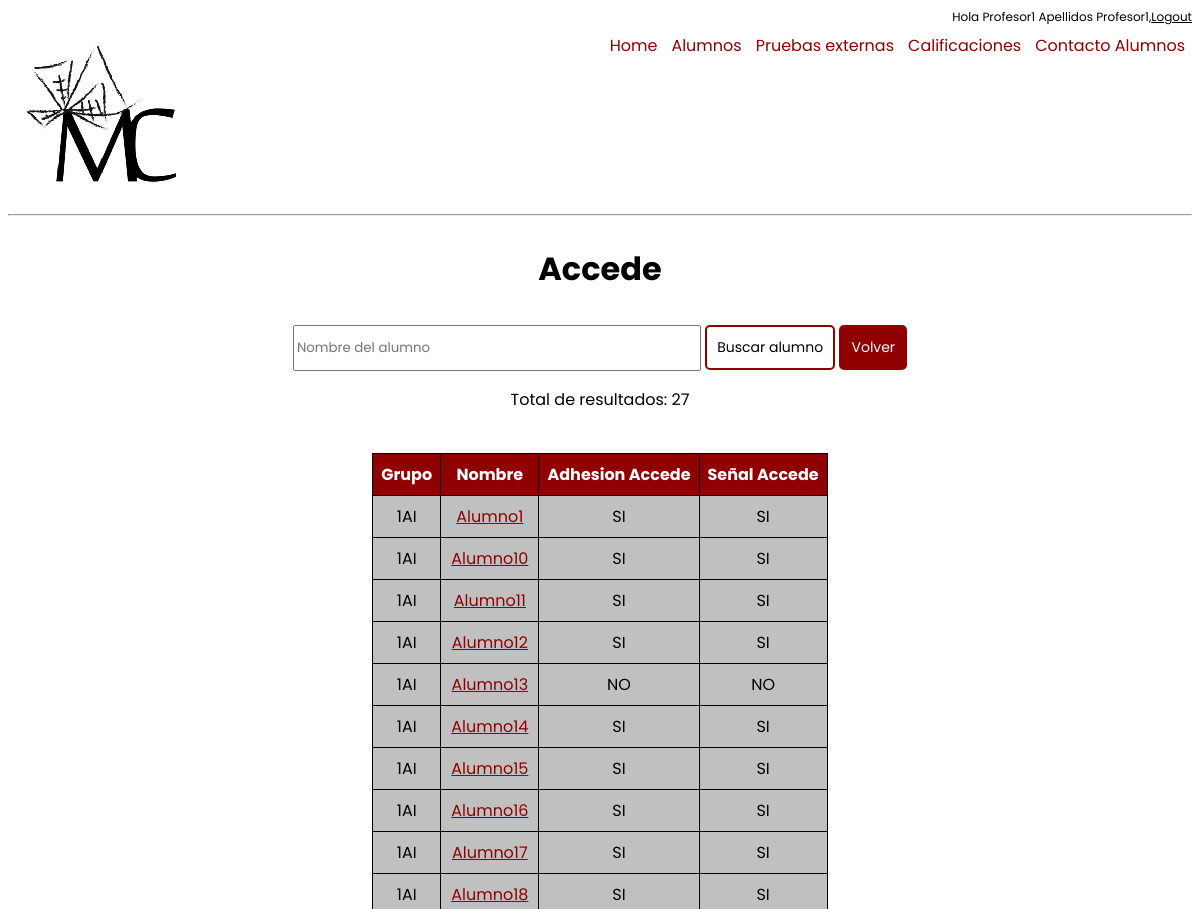
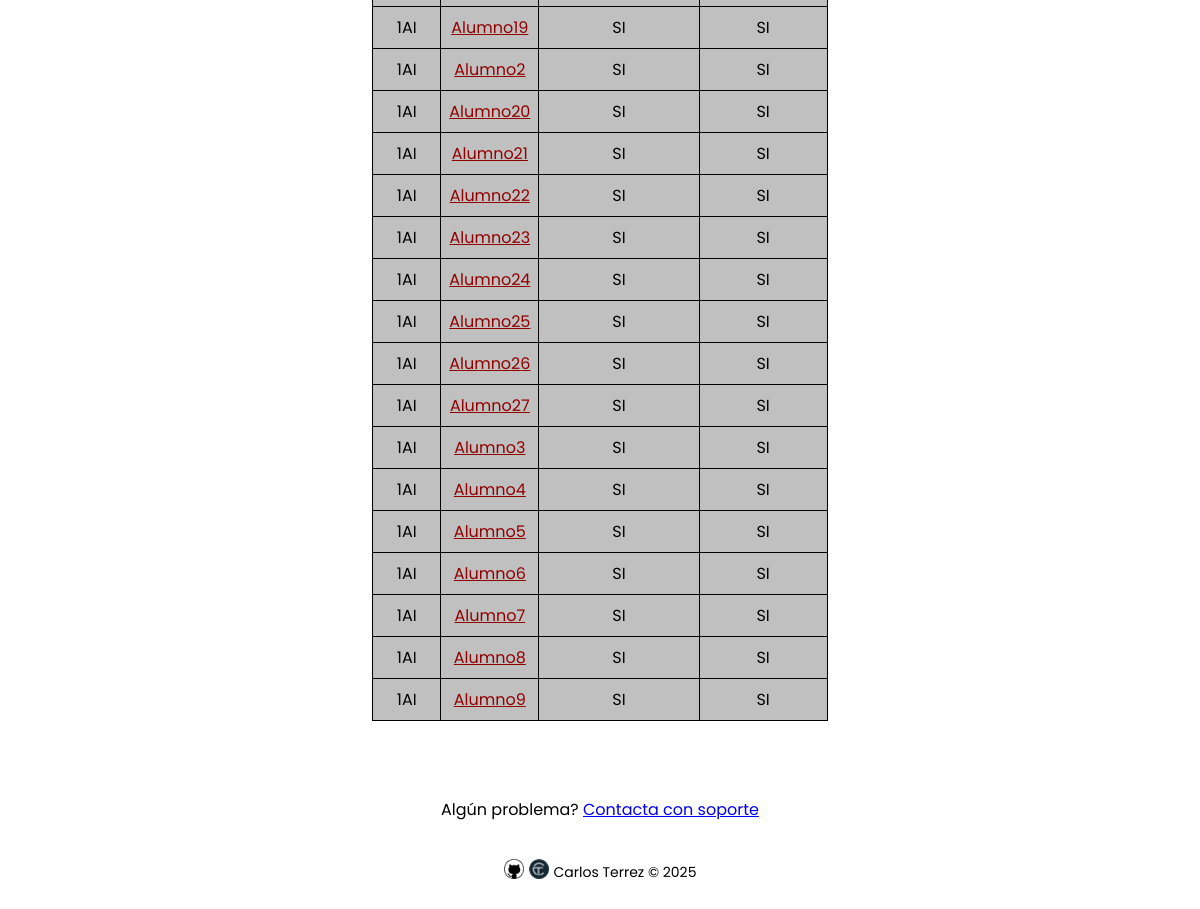
Screenshot of /accede/ (signed in) with the database file from the repository (2 pictures, top to bottom).
### core/models.py (models this page shows, shortened)
class User(AbstractBaseUser, PermissionsMixin):
    name = models.CharField(
        gettext_lazy("first_name"), max_length=30, blank=False, null=False
    )
    lastname = models.CharField(
        gettext_lazy("last_name"), max_length=30, blank=False, null=False
    )
    alumns_group = models.CharField(
        gettext_lazy("alumns_group"), choices=GROUP_CHOICES, max_length=10, blank=True, null=True
    )
    email = models.EmailField(gettext_lazy("email_address"), unique=True)
    date_joined = models.DateTimeField(gettext_lazy("date_joined"), auto_now_add=True)
    uuid = models.UUIDField(unique=True, default=uuid.uuid4, editable=False)
    is_staff = models.BooleanField(
        gettext_lazy("staff status"),
        default=False,
        help_text=gettext_lazy(
            "Designates wheter the user can log into this admin site."
        ),
    )
    is_active = models.BooleanField(gettext_lazy("active"), default=True)
    objects = UserManager()
    USERNAME_FIELD = "email"
    REQUIRED_FIELDS = ["name", "lastname"]
    class Meta:
        verbose_name = gettext_lazy("user")
        verbose_name_plural = gettext_lazy("users")
    @property
    def full_name(self):
        full_name = f"{self.name} {self.lastname}"
        return full_name.strip()
    def __str__(self):
        return self.full_name

class Alumn(models.Model):
    Grupo = models.CharField(choices=GROUP_CHOICES, max_length=3, blank=False)
    Nombre = models.CharField(max_length=200, blank=False, null=False)
    Fotografia = models.URLField(max_length=200, blank=True, null = True)
    gender_choices = [
        ("H", "Hombre"),
        ("M", "Mujer"),
        ("NA", "Sin especificar"),
    ]
    Sexo = models.CharField(choices=gender_choices, max_length=2, blank=False)
    Tutor_a = models.ForeignKey(settings.AUTH_USER_MODEL, null = False, blank=False, on_delete=models.DO_NOTHING)
    Observaciones = models.TextField(max_length=300, blank=True, null=True)
    external_tests_choices = [
        ("PET", "PET"),
        ("KET", "KET"),
        ("None", "None"),
    ]
    PET_KET = models.CharField(choices=external_tests_choices, max_length=4, blank=True, default="")
    Calificaciones = models.JSONField(default=dict, blank=True, null=True)
    Telefono_contacto_padre = models.PositiveIntegerField(blank=True, null=True)
    Nombre_padre = models.CharField(max_length=30, blank=True, null=True)
    Email_padre = models.EmailField(blank=True, null=True)
    Telefono_contacto_madre = models.PositiveIntegerField(blank=True, null=True)
    Nombre_madre = models.CharField(max_length=30, blank=True, null=True)
    Email_madre = models.EmailField(blank=True, null=True)
    Personas_autorizadas_recogida = models.TextField(max_length=300, blank=True, null=True)
    comedor_choices = [
        ("SI", "SI"),
        ("NO", "NO"),
    ]
    Comedor = models.CharField(choices=comedor_choices, max_length=2, blank=False)
    Alergias = models.TextField(max_length=300, blank=True, null=True)
    IBAN = models.CharField(max_length=24, blank=True, null=True)
    Titular_cuenta = models.CharField(max_length=30, blank=True, null=True)
    Beca_comedor = models.CharField(choices=comedor_choices, max_length=2, blank=False)
    Pagos_pendientes = models.CharField(max_length=200, blank=True, null=True)
    accede_choices = [
        ("SI", "SI"),
        ("NO", "NO"),
    ]
    Adhesion_Accede = models.CharField(choices=accede_choices, max_length=2, blank=False)
    Senal_Accede = models.CharField(choices=accede_choices, max_length=2, blank=False)
    class Meta:
        ordering = ["Grupo", "Nombre"]

### core/views.py (the view)
# urls.py: path('accede/', Accede.as_view(), name = "accede"),
class Accede(AlumnList):
    fields = ["Grupo", "Nombre", "Adhesion_Accede", "Senal_Accede"]
    template_name = "core/accede.html"

### core/views.py (called while the page is built)
    def get_queryset(self):
        queryset = super().get_queryset()
        searched_value = self.request.GET.get('find_area', '').strip()
        if searched_value:
            queryset = queryset.filter(Nombre__icontains=searched_value)
        return queryset

    def get_context_data(self, **kwargs):
        context = super().get_context_data(**kwargs)
        if self.request.user.alumns_group:
            context['alumn_list'] = context['alumn_list'].filter(Grupo=self.request.user.alumns_group)
        context['count'] = context['alumn_list'].count()
        context['searched_value'] = self.request.GET.get('find_area', '').strip()
        return context

### core/templates/core/accede.html (shortened to what this page needs)
{% extends 'core/base.html' %}
{% load static %}
{% block content %}
<head>
</head>
<body>
<div class="flex-container">
      <h1>Accede</h1>
        <form class="find-form" method="GET">
            <input type="text" name="find_area" value="{{finded_value}}" placeholder="Nombre del alumno" style="width:400px; height:40px; text-decoration: none;">
            <input class='button' type="submit" value="Buscar alumno">
            <a href="{% url 'home' %}" class="button" style="display: inline-block; text-align: center; width: auto; font-size: 14px; background:#900000; color: #FFFFFF; padding: 10px; text-decoration: none;">
                Volver
            </a>
        </form>
      <p>Total de resultados: {{ count }}</p>
    <br>
    </div>
<div class="flex-container">
      <table class="table table-bordered border-dark">
        <thead>
          <tr class="table-primary" style="background: #900000">
            <th scope="col">Grupo</th>
            <th scope="col">Nombre</th>
            <th scope="col">Adhesion Accede</th>
            <th scope="col">Señal Accede</th>
          </tr>
        </thead>
        <tbody>
      {% for alumn in alumn_list %}
        <tr class="table-secondary">
            <td>{{alumn.Grupo}}</td>
            <td><a href="{% url 'alumn'  alumn.id  %}" id="alumn-link">{{alumn.Nombre}}</a></td>
            <td>{{alumn.Adhesion_Accede}}</td>
            <td>{{alumn.Senal_Accede}}</td>
        </tr>
      {% endfor %}
      </tbody>
    </table>
    </div>
</body>
{% endblock content %}

### core/templates/core/base.html (shortened to what this page needs)
<!DOCTYPE html>
<html lang="en">
{% load static %}
<head>
    <link rel="stylesheet" type="text/css" href="{% static 'core/css/main.css' %}">
</head>
<body>
    <div class="flex-container-login" style="justify-content: flex-end">
        {% if request.user.is_authenticated %}
            <p style = "text-align: right">Hola {{request.user|title}}, </p>
            <form  method="post" action="{% url 'logout' %}">
                <button style="float:right" type="submit" class="logout-button">Logout</button>
            </form>
        {% endif %}
    </div>
    <div>
        {% if request.path != '/' and request.path != '/accounts/login/' %}
            <ul class="navbar">
                <li><a href="https://site.educa.madrid.org/cp.cervantes.trescantos/" target="_blank" >
                    <img alt="Logo Cervantes" class="mx-auto d-flex rounded img-fluid mb-3 mb-lg-0" src="{% static 'core/images/Logo_Miguel_Cervantes.jpg' %}"></a>
                </li>
                <li style="float:right"><a href="{% url 'parents_contact' %}" class="{% if request.path == '/parents_contact/' %}current-page{% endif %}">Contacto Alumnos</a></li>
                <li style="float:right"><a href="{% url 'califications' %}" class="{% if request.path == '/califications/' %}current-page{% endif %}">Calificaciones</a></li>
                <li style="float:right"><a href="{% url 'external_tests' %}" class="{% if request.path == '/external_tests/' %}current-page{% endif %}">Pruebas externas</a></li>
                <li style="float:right"><a href="{% url 'alumn_list' %}" class="{% if request.path == '/alumn_list/' %}current-page{% endif %}">Alumnos</a></li>
                <li style="float:right"><a href="{% url 'home' %}">Home</a></li>
            </ul>
        {% else %}
            <section>
                <a href="https://site.educa.madrid.org/cp.cervantes.trescantos/" target="_blank" >
                        <img alt="Logo Cervantes" class="mx-auto d-flex rounded img-fluid mb-3 mb-lg-0" src="{% static 'core/images/Logo_Miguel_Cervantes.jpg' %}"></a>
                <div class="CEIP">CEIP Miguel de Cervantes</div>
            </section>
        {% endif %}
    </div>
<hr>
    {% block content %}{% endblock content %}
    <div style="margin: 60px" class="flex-container">
        <p> Algún problema? <a href="{% url 'contact' %}">Contacta con soporte</a></p>
        <div style="margin: 10px" class="footer-flex-container">
            <div><a href="https://github.com/byDracool"><img style="width:20px;height:20px;" src="{% static 'core/images/github.png' %}"></a></div>
            <div><a href="https://carlosterrez.dev/"><img style="width:20px;height:20px;" src="{% static 'core/images/logoCT.png' %}"></a></div>
            <div><p style="font-size: 14px">Carlos Terrez &copy; 2025</p></div>
        </div>
    </div>
</body>
</html>

### core/static/core/css/main.css (style rules this page uses)
* { font-family: "Poppins", sans-serif; }
body { background: #FFFFFF; }
.button { border: 2px solid #900000; background-color: #FFFFFF; color: #000000; padding: 10px; font-size: 14px; border-radius: 5px; cursor: pointer; text-decoration: none; margin-top: 10px; }
td, th { font-family: 'Poppins', sans-serif; text-align: center; white-space: nowrap; border: 1px solid #000000; padding: 8px; }
.table { background: grey; table-layout: auto; border-collapse: collapse; }
.table-secondary { background: #c0c0c0; }
.footer-flex-container { display: flex; flex-direction: row; align-items: center; text-align: center; justify-content: center; gap: 5px; }
.flex-container { display: flex; flex-direction: column; align-items: center; text-align: center; }
.flex-container-login { display: flex; flex-direction: row; align-items: center; text-align: right; justify-content: flex-end; margin: 0; padding: 0; }
.flex-container-login p { margin: 0; padding: 0; font-size: 12px; }
.flex-container-login form { display: inline-block; margin: 0; padding: 0; width: auto; }

### core/templates/core/base.html (style rules this page uses)
ul { list-style-type: none; margin: 0; padding: 0; overflow: hidden; }
li { float: left; }
li a { display: block; color: #900000; text-align: center; padding: 7px; text-decoration: none; }
.logout-button { all: unset; font-size: 12px; text-decoration: underline; background-color: #FFFFFF; border: none; cursor: pointer; text-align: right; display: inline; }

### core/templates/core/accede.html (style rules this page uses)
th { color: white; }
#alumn-link { color: #900000; }

### rows the page displays
User: user "Profesor1 Apellidos Profesor1"
Alumn: Grupo "1AI", Nombre "Alumno1", Adhesion_Accede "SI", Senal_Accede "SI"
Alumn: Grupo "1AI", Nombre "Alumno10", Adhesion_Accede "SI", Senal_Accede "SI"
Alumn: Grupo "1AI", Nombre "Alumno11", Adhesion_Accede "SI", Senal_Accede "SI"
Alumn: Grupo "1AI", Nombre "Alumno12", Adhesion_Accede "SI", Senal_Accede "SI"
Alumn: Grupo "1AI", Nombre "Alumno13", Adhesion_Accede "NO", Senal_Accede "NO"
Alumn: Grupo "1AI", Nombre "Alumno14", Adhesion_Accede "SI", Senal_Accede "SI"
Alumn: Grupo "1AI", Nombre "Alumno15", Adhesion_Accede "SI", Senal_Accede "SI"
Alumn: Grupo "1AI", Nombre "Alumno16", Adhesion_Accede "SI", Senal_Accede "SI"
Alumn: Grupo "1AI", Nombre "Alumno17", Adhesion_Accede "SI", Senal_Accede "SI"
Alumn: Grupo "1AI", Nombre "Alumno18", Adhesion_Accede "SI", Senal_Accede "SI"
Alumn: Grupo "1AI", Nombre "Alumno19", Adhesion_Accede "SI", Senal_Accede "SI"
Alumn: Grupo "1AI", Nombre "Alumno2", Adhesion_Accede "SI", Senal_Accede "SI"
Alumn: Grupo "1AI", Nombre "Alumno20", Adhesion_Accede "SI", Senal_Accede "SI"
Alumn: Grupo "1AI", Nombre "Alumno21", Adhesion_Accede "SI", Senal_Accede "SI"
Alumn: Grupo "1AI", Nombre "Alumno22", Adhesion_Accede "SI", Senal_Accede "SI"
Alumn: Grupo "1AI", Nombre "Alumno23", Adhesion_Accede "SI", Senal_Accede "SI"
Alumn: Grupo "1AI", Nombre "Alumno24", Adhesion_Accede "SI", Senal_Accede "SI"
Alumn: Grupo "1AI", Nombre "Alumno25", Adhesion_Accede "SI", Senal_Accede "SI"
Alumn: Grupo "1AI", Nombre "Alumno26", Adhesion_Accede "SI", Senal_Accede "SI"
Alumn: Grupo "1AI", Nombre "Alumno27", Adhesion_Accede "SI", Senal_Accede "SI"
Alumn: Grupo "1AI", Nombre "Alumno3", Adhesion_Accede "SI", Senal_Accede "SI"
Alumn: Grupo "1AI", Nombre "Alumno4", Adhesion_Accede "SI", Senal_Accede "SI"
Alumn: Grupo "1AI", Nombre "Alumno5", Adhesion_Accede "SI", Senal_Accede "SI"
Alumn: Grupo "1AI", Nombre "Alumno6", Adhesion_Accede "SI", Senal_Accede "SI"
Alumn: Grupo "1AI", Nombre "Alumno7", Adhesion_Accede "SI", Senal_Accede "SI"
Alumn: Grupo "1AI", Nombre "Alumno8", Adhesion_Accede "SI", Senal_Accede "SI"
Alumn: Grupo "1AI", Nombre "Alumno9", Adhesion_Accede "SI", Senal_Accede "SI"

### other values shown
{{ count }} "27"
